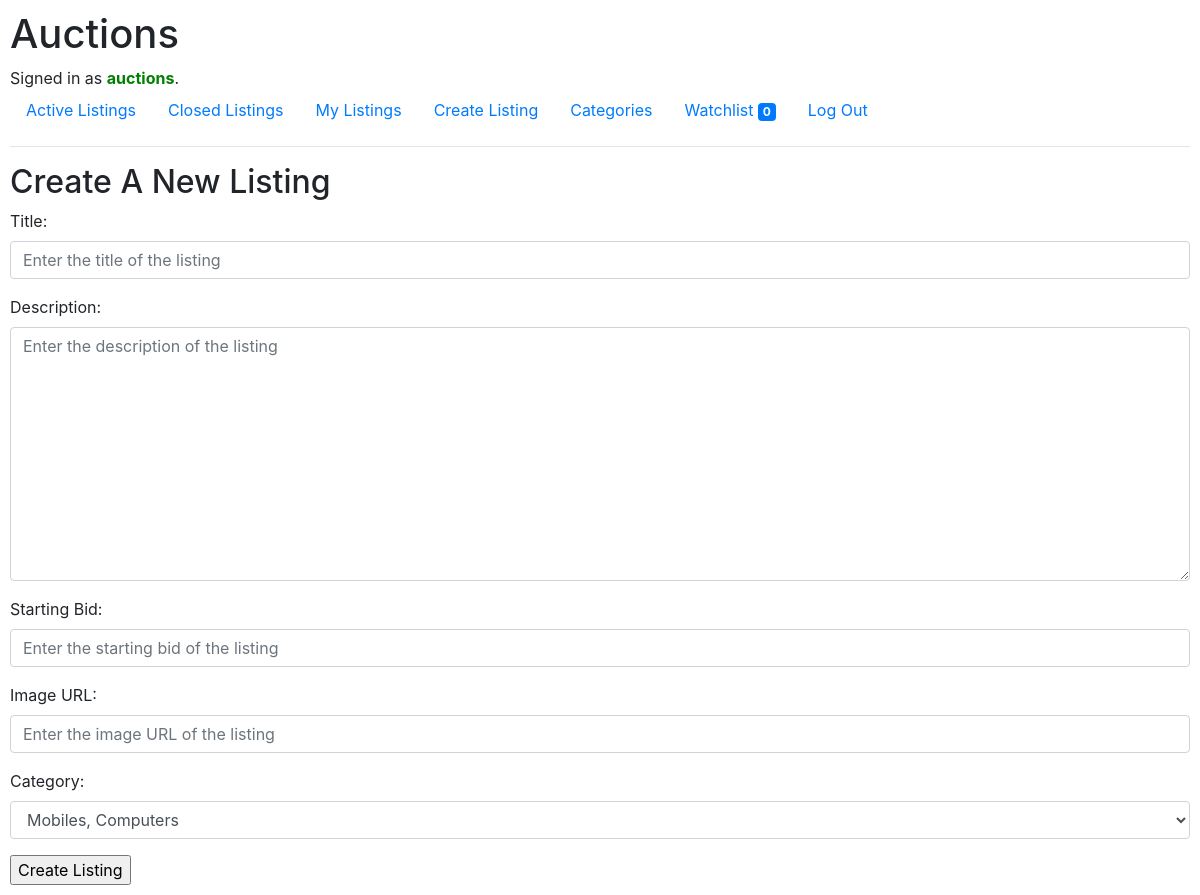
Screenshot of /create (signed in) with the database file from the repository.
### auctions/models.py (models this page shows)
class User(AbstractUser):
    first_name = models.CharField(max_length=64, blank=False, default='')

class Category(models.Model):
    category = models.CharField(max_length=64, blank=False, unique=True)
    def __str__(self):
        return f"{self.category}"

### auctions/views.py (the view)
# urls.py: path("create", views.create, name="create"),
@login_required(login_url='/login')
def create(request):
    if request.method == "POST":
        form = ListingForm(request.POST)
        if form.is_valid():
            listing = form.save(commit=False)
            listing.user = request.user
            listing.save()
            return HttpResponseRedirect(reverse("index"))
        else:
            return render(request, "auctions/create.html", {
                "form": form
            })
    else:
        return render(request, "auctions/create.html", {
            "form": ListingForm()
        })

### auctions/templates/auctions/create.html
{% extends "auctions/layout.html" %} {% block body %}
<h2>Create A New Listing</h2>
<form action="{% url 'create' %}" method="post">
  {% csrf_token %} {{ form.as_p }}
  <input type="submit" value="Create Listing" />
</form>
{% endblock %}

### auctions/templates/auctions/layout.html (shortened to what this page needs)
{% load static %}
<!DOCTYPE html>
<html lang="en">
  <head>
    <link
      rel="stylesheet"
      href="https://stackpath.bootstrapcdn.com/bootstrap/4.4.1/css/bootstrap.min.css"
    />
    <link href="{% static 'auctions/styles.css' %}" rel="stylesheet" />
  </head>
  <body>
    <h1>Auctions</h1>
    <div>
      {% if user.is_authenticated %} Signed in as
      <strong style="color: green;">{{ user.username }}</strong>.
      {% else %} <strong style="color: red;">Not signed in.</strong> (sign in or register to explore.)
      {% endif %}
    </div>
    <ul class="nav">
      <li class="nav-item">
        <a class="nav-link" href="{% url 'index' %}">Active Listings</a>
      </li>
      {% if user.is_authenticated %}
      <li class="nav-item">
        <a class="nav-link" href="{% url 'closedlistings' %}">Closed Listings</a>
      </li>
      <li class="nav-item">
        <a class="nav-link" href="{% url 'mylistings' %}">My Listings</a>
      </li>
      {% endif %}
      <li class="nav-item">
        <a class="nav-link" href="{% url 'create' %}">Create Listing</a>
      </li>
      <li class="nav-item">
        <a class="nav-link" href="{% url 'categories' %}">Categories</a>
     </li>
      {% if user.is_authenticated %}
      <li class="nav-item">
        <a class="nav-link" href="{% url 'watchlist' %}">Watchlist <span class="badge badge-primary">{{user.watchlist.all|length}}</span></a>
      </li>
      <li class="nav-item">
        <a class="nav-link" href="{% url 'logout' %}">Log Out</a>
      </li>
      {% endif %}
    </ul>
    <hr />
    {% block body %} {% endblock %}
  </body>
</html>

### auctions/static/auctions/styles.css (style rules this page uses)
body { padding: 10px; }

### rows the page displays
User: username "auctions", watchlist.all|length "0"
Category: category "Mobiles, Computers"
